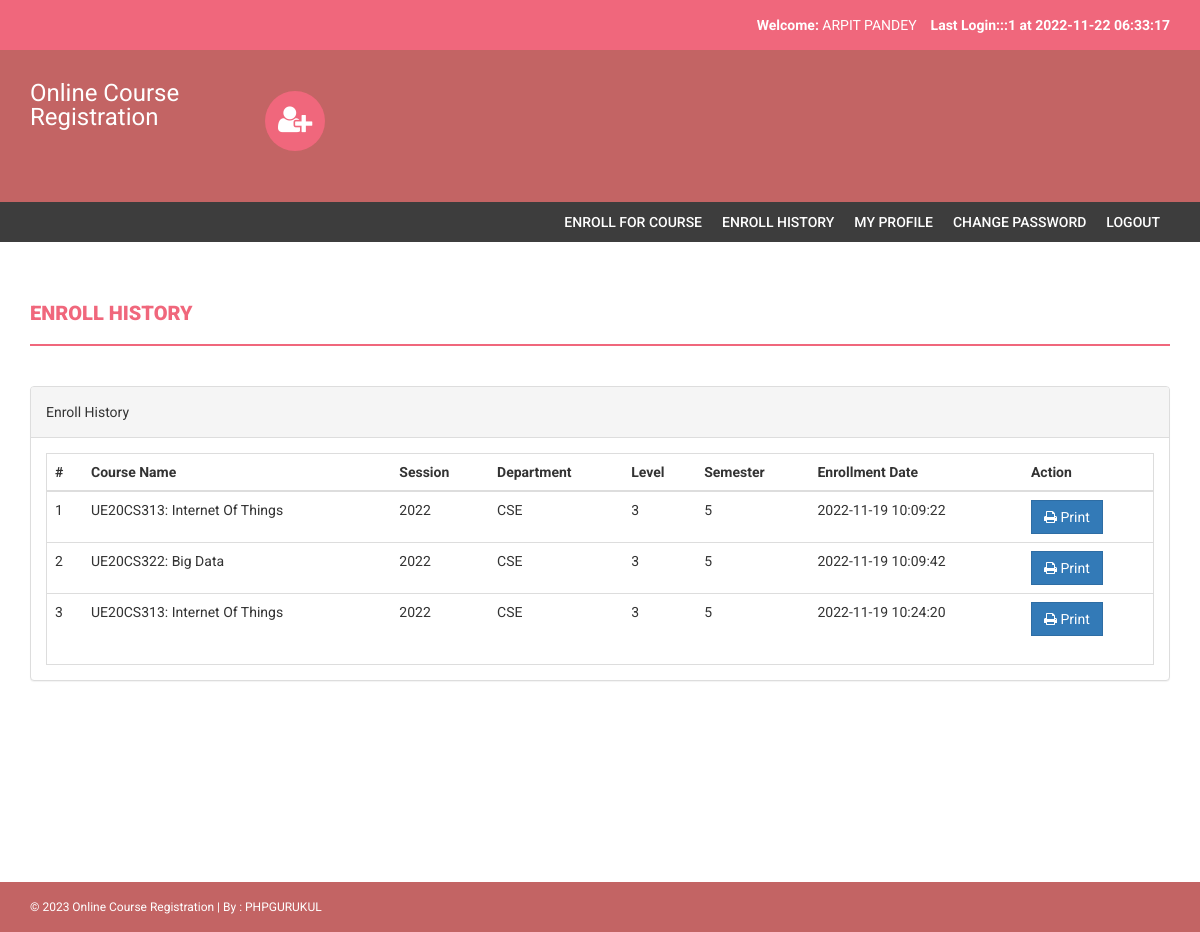
Screenshot of /onlinecourse/enroll-history.php (signed in) with the database file from the repository.
### tables this page shows
CREATE TABLE `courseenrolls` (
  `id` int(11) NOT NULL,
  `studentRegno` varchar(255) DEFAULT NULL,
  `pincode` varchar(255) DEFAULT NULL,
  `session` int(11) DEFAULT NULL,
  `department` int(11) DEFAULT NULL,
  `level` int(11) DEFAULT NULL,
  `semester` int(11) DEFAULT NULL,
  `course` int(11) DEFAULT NULL,
  `enrollDate` timestamp NULL DEFAULT current_timestamp()
);

CREATE TABLE `course` (
  `id` int(11) NOT NULL,
  `courseCode` varchar(255) DEFAULT NULL,
  `courseName` varchar(255) DEFAULT NULL,
  `courseUnit` varchar(255) DEFAULT NULL,
  `noofSeats` int(11) DEFAULT NULL,
  `creationDate` timestamp NULL DEFAULT current_timestamp(),
  `updationDate` varchar(255) DEFAULT NULL
);

CREATE TABLE `session` (
  `id` int(11) NOT NULL,
  `session` varchar(255) DEFAULT NULL,
  `creationDate` timestamp NULL DEFAULT current_timestamp()
);

CREATE TABLE `department` (
  `id` int(11) NOT NULL,
  `department` varchar(255) DEFAULT NULL,
  `creationDate` timestamp NULL DEFAULT current_timestamp()
);

CREATE TABLE `level` (
  `id` int(11) NOT NULL,
  `level` varchar(255) DEFAULT NULL,
  `creationDate` timestamp NULL DEFAULT current_timestamp()
);

CREATE TABLE `semester` (
  `id` int(11) NOT NULL,
  `semester` varchar(255) DEFAULT NULL,
  `creationDate` timestamp NULL DEFAULT current_timestamp(),
  `updationDate` varchar(255) DEFAULT NULL
);

### onlinecourse/enroll-history.php (the view, shortened to what this page needs)
<?php
include('includes/config.php');
if(strlen($_SESSION['login'])==0)
{
header('location:index.php');
}else{
?>
<!DOCTYPE html>
<html xmlns="http://www.w3.org/1999/xhtml">
<head>
    <link href="assets/css/bootstrap.css" rel="stylesheet" />
    <link href="assets/css/font-awesome.css" rel="stylesheet" />
    <link href="assets/css/style.css" rel="stylesheet" />
</head>
<body>
<?php include('includes/header.php');?>
<?php if($_SESSION['login']!="")
{
 include('includes/menubar.php');
}
 ?>
    <div class="content-wrapper">
        <div class="container">
              <div class="row">
                    <div class="col-md-12">
                        <h1 class="page-head-line">Enroll History  </h1>
                    </div>
                </div>
                <div class="row" >
                <div class="col-md-12">
                    <div class="panel panel-default">
                        <div class="panel-heading">
                           Enroll History
                        </div>
                        <div class="panel-body">
                            <div class="table-responsive table-bordered">
                                <table class="table">
                                    <thead>
                                        <tr>
                                            <th>#</th>
                                            <th>Course Name </th>
                                            <th>Session </th>
                                            <th> Department</th>
                                             <th>Level</th>
                                                <th>Semester</th>
                                             <th>Enrollment Date</th>
                                             <th>Action</th>
                                        </tr>
                                    </thead>
                                    <tbody>
<?php
$sql=mysqli_query($con,"select courseenrolls.course as cid, course.courseName as courname,session.session as session,department.department as dept,level.level as level,courseenrolls.enrollDate as edate ,semester.semester as sem from courseenrolls join course on course.id=courseenrolls.course join session on session.id=courseenrolls.session join department on department.id=courseenrolls.department join level on level.id=courseenrolls.level  join semester on semester.id=courseenrolls.semester  where courseenrolls.studentRegno='".$_SESSION['login']."'");
$cnt=1;
while($row=mysqli_fetch_array($sql))
{
?>
                                        <tr>
                                            <td><?php echo $cnt;?></td>
                                            <td><?php echo htmlentities($row['courname']);?></td>
                                            <td><?php echo htmlentities($row['session']);?></td>
                                            <td><?php echo htmlentities($row['dept']);?></td>
                                            <td><?php echo htmlentities($row['level']);?></td>
                                            <td><?php echo htmlentities($row['sem']);?></td>
                                             <td><?php echo htmlentities($row['edate']);?></td>
                                            <td>
                                            <a href="print.php?id=<?php echo $row['cid']?>" target="_blank">
<button class="btn btn-primary"><i class="fa fa-print "></i> Print</button> </a>
                                            </td>
                                        </tr>
<?php
$cnt++;
} ?>
                                    </tbody>
                                </table>
                            </div>
                        </div>
                    </div>
                </div>
            </div>
        </div>
    </div>
  <?php include('includes/footer.php');?>
</body>
</html>
<?php } ?>

### onlinecourse/includes/header.php (shortened to what this page needs)
<?php
include("includes/config.php");
?>
<?php if($_SESSION['login']!="")
{?>
<header>
        <div class="container">
            <div class="row">
                <div class="col-md-12">
                    <strong>Welcome: </strong><?php echo htmlentities($_SESSION['sname']);?>
                    <strong>Last Login:<?php
        $ret=mysqli_query($con,"SELECT  * from userlog where studentRegno='".$_SESSION['login']."' order by id desc limit 1,1");
                    $row=mysqli_fetch_array($ret);
                    echo $row['userip']; ?> at <?php echo $row['loginTime'];?></strong>
                </div>
            </div>
        </div>
    </header>
    <?php } ?>
    <div class="navbar navbar-inverse set-radius-zero">
        <div class="container">
            <div class="navbar-header">
                <a class="navbar-brand" href="#" style="color:#fff; font-size:24px;4px; line-height:24px; ">
                   Online Course Registration
                </a>
            </div>
            <div class="left-div">
                <i class="fa fa-user-plus login-icon" ></i>
        </div>
            </div>
        </div>

### onlinecourse/includes/menubar.php
<section class="menu-section">
        <div class="container">
            <div class="row">
                <div class="col-md-12">
                    <div class="navbar-collapse collapse ">
                        <ul id="menu-top" class="nav navbar-nav navbar-right">
                             <li><a href="pincode-verification.php">Enroll for Course </a></li>
                             <li><a href="enroll-history.php">Enroll History  </a></li>
                              <li><a href="my-profile.php">My Profile</a></li>
                               <li><a href="change-password.php">Change Password</a></li>
                            <li><a href="logout.php">Logout</a></li>
                        </ul>
                    </div>
                </div>
            </div>
        </div>
    </section>

### onlinecourse/includes/footer.php
<footer>
        <div class="container">
            <div class="row">
                <div class="col-md-12">
                    &copy; <?php echo date('Y');?> Online Course Registration | By : <a href="http://www.phpgurukul.com/" target="_blank">PHPGURUKUL</a>
                </div>
            </div>
        </div>
    </footer>

### onlinecourse/assets/css/style.css (style rules this page uses)
body { font-family: 'Roboto', sans-serif; line-height: 30px; }
.set-radius-zero { border-radius: 0px; -moz-border-radius: 0px; -webkit-border-radius: 0px; }
.content-wrapper { margin-top: 40px; min-height: 600px; padding-bottom: 60px; }
.page-head-line { font-weight: 900; padding-bottom: 20px; border-bottom: 2px solid #F0677C; text-transform: uppercase; color: #F0677C; font-size: 20px; margin-bottom: 40px; }
.btn { border-radius: 0px; -webkit-border-radius: 0px; -moz-border-radius: 0px; }
.login-icon { height: 60px; width: 60px; padding: 13px; border-radius: 50%; font-size: 30px; margin-bottom: 20px; color: #fff; text-align: center; cursor:pointer; background-color:#F0677C; -webkit-border-radius:50%; -moz-border-radius:50%; }
header { background-color: #F0677C; color: #fff; padding: 10px; text-align: right; }
.left-div { padding-left: 30px; margin-top: 40px; margin-bottom: 30px; }
.navbar-brand { width: 250px; padding-top: 30px; }
.menu-section { background-color: #3D3D3D; }
#menu-top a { color: #FFF; text-decoration: none; font-weight: 500; padding: 10px 10px 10px 10px; text-transform: uppercase; }
.navbar-inverse { background-color: #C36464; border-color: transparent; }
.navbar { margin-bottom: 0px; }
footer { padding: 10px; color: #fff; font-size: 12px; background-color: #C36464; }
footer a, footer a:hover { color: #fff; text-decoration: none; }

### rows the page displays
courseenrolls: course.courseName "UE20CS313: Internet Of Things", session.session "2022", department.department "CSE", level.level "3", semester.semester "5", enrollDate "2022-11-19 10:09:22"
courseenrolls: course.courseName "UE20CS322: Big Data", session.session "2022", department.department "CSE", level.level "3", semester.semester "5", enrollDate "2022-11-19 10:09:42"
courseenrolls: course.courseName "UE20CS313: Internet Of Things", session.session "2022", department.department "CSE", level.level "3", semester.semester "5", enrollDate "2022-11-19 10:24:20"

### other values shown
$_SESSION['sname'] "ARPIT PANDEY"
$row['userip'] "::1"
$row['loginTime'] "2022-11-22 06:33:17"
